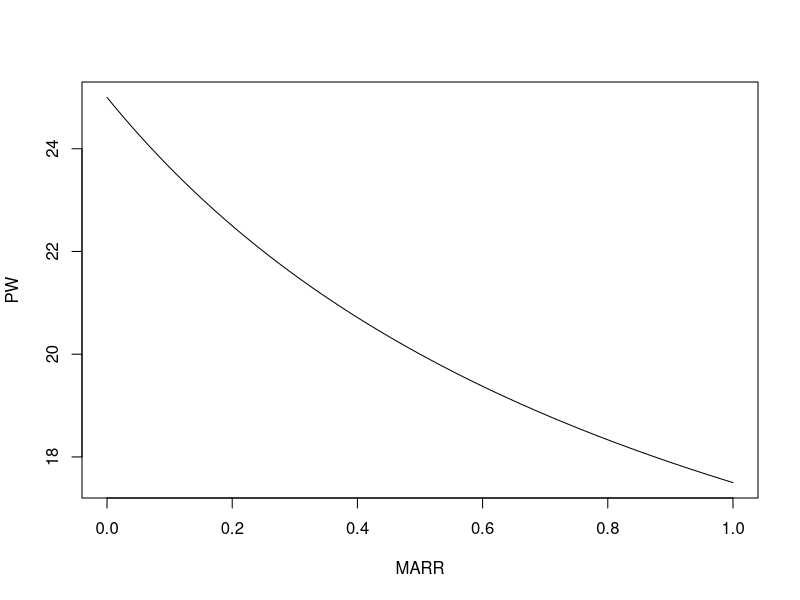
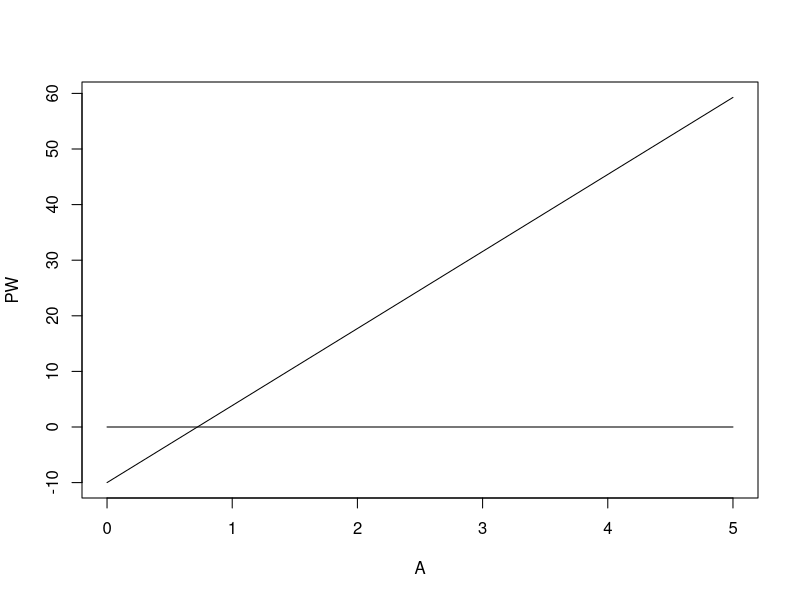
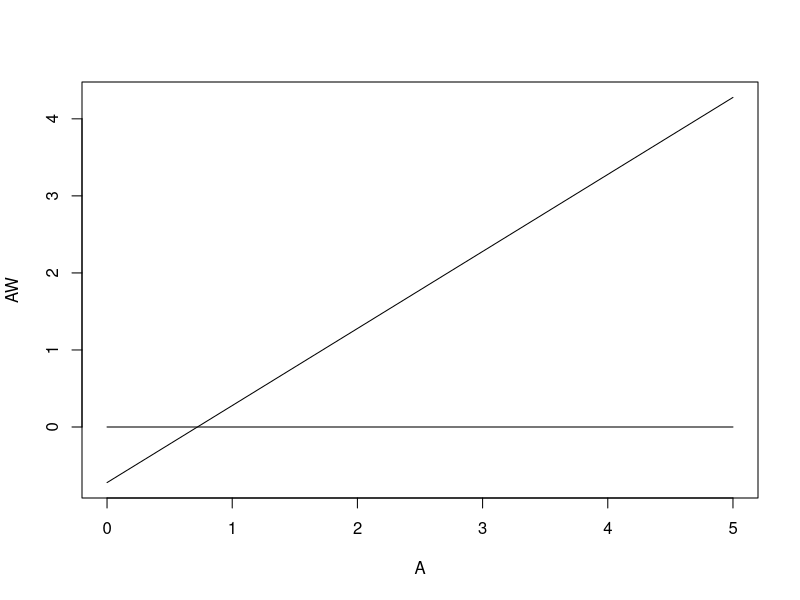
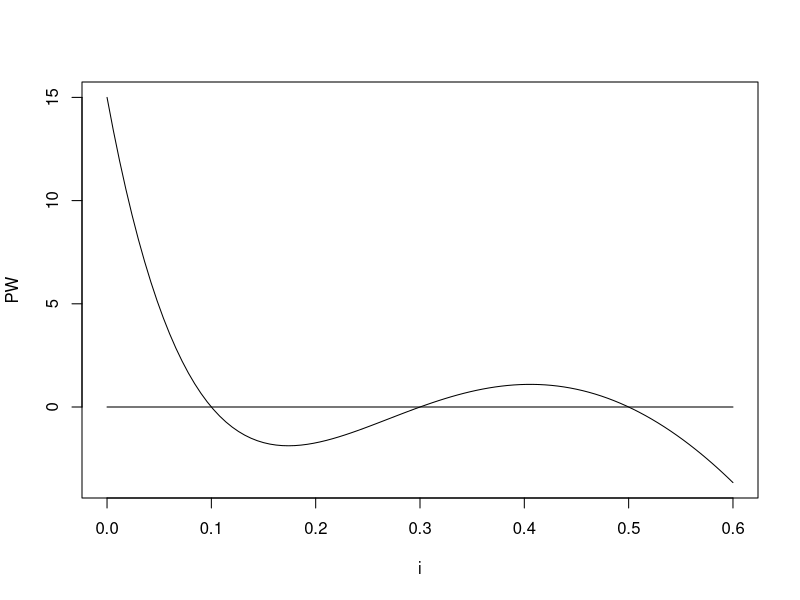
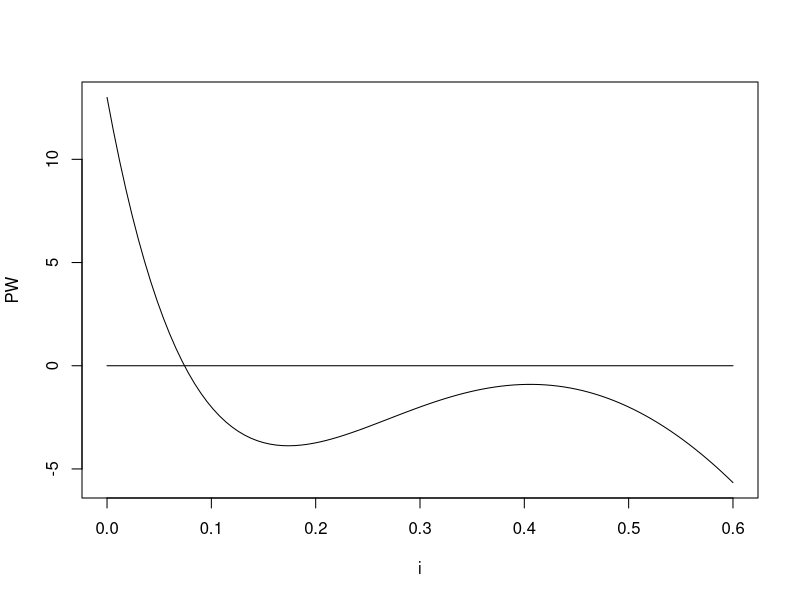
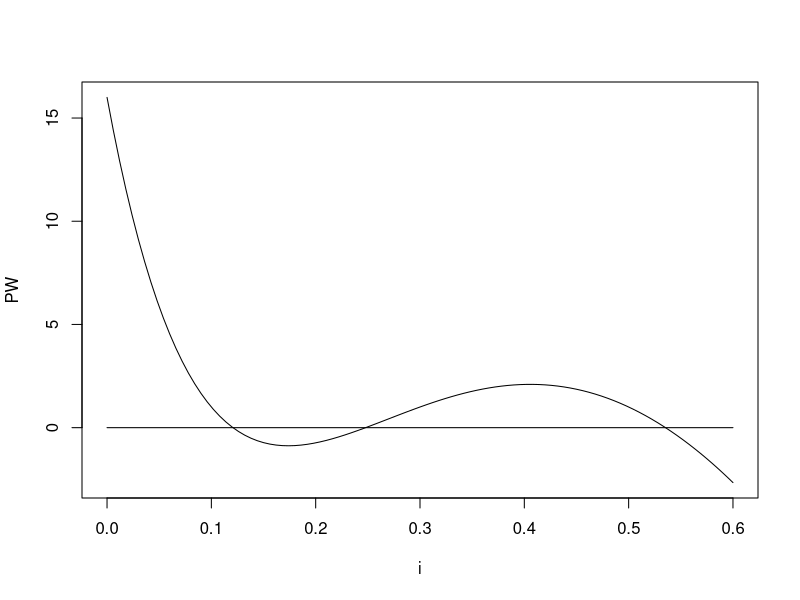
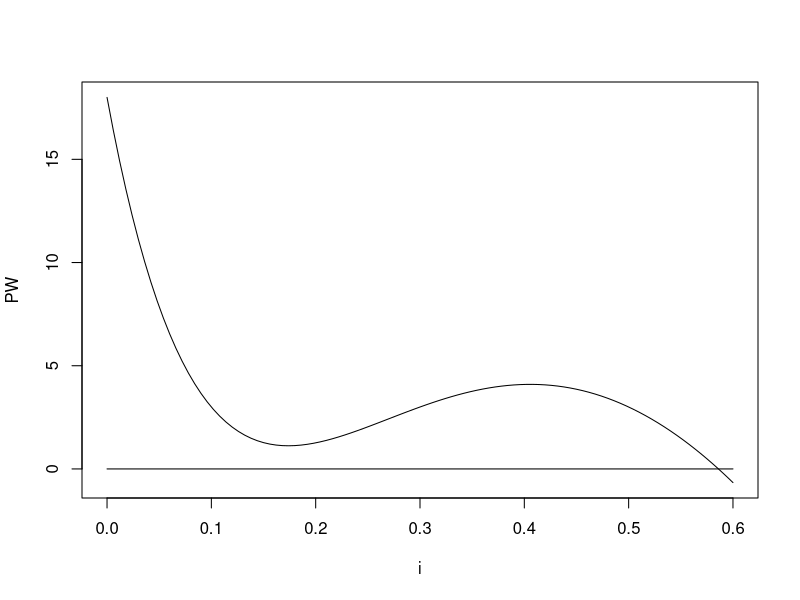
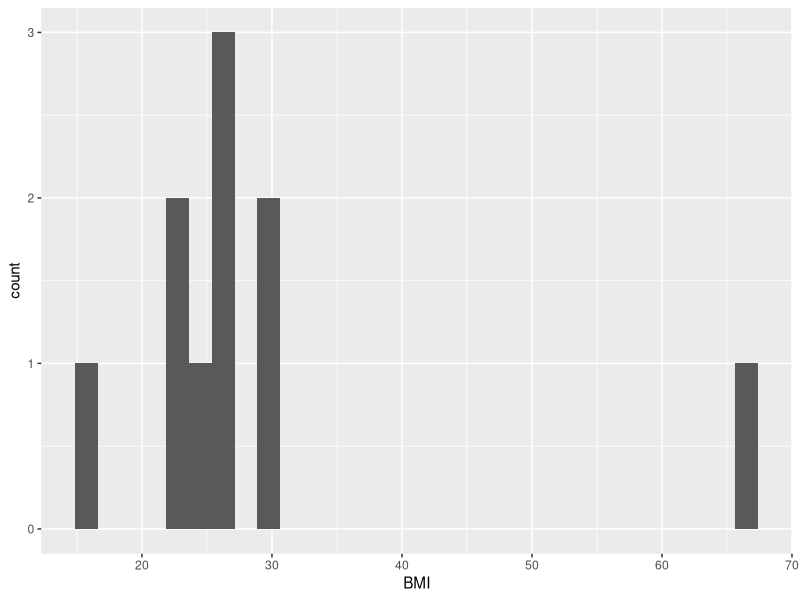

These charts were generated, in order, by the following R code:
## ---- chunk 1
knitr::opts_chunk$set(echo = FALSE)
## ---- chunk 2

curve(+10 + 15 / (1 + x), 0, 1, ylab = "PW", xlab = "MARR"  )
curve(0 * x, 0,1, add = TRUE)

## ---- chunk 3
curve(-10 + x * ((1.1 ^ 10 + 1 ))/(.1 * 1.1 ^ 10), 0, 5, xlab = "A", ylab = "PW")
curve(0 * x, 0, 5, add = TRUE)

PWABreak <- 10 * (.1 * 1.1 ^ 10)/((1.1 ^ 10 + 1 ))
## ---- chunk 4
curve(x - 10 * (.1 * 1.1 ^ 10)/((1.1 ^ 10 + 1 )), 0, 5, xlab = "A", ylab = "AW")
curve(0 * x, 0, 5, add = TRUE)

PWABreak <- 10 * (.1 * 1.1 ^ 10)/((1.1 ^ 10 + 1 ))
## ---- chunk 5

curve(-1000 + 3900/(1 + x) - 5030/(1 + x)^2 + 2145/(1 + x)^3, 0, .6, ylab = "PW", xlab="i"  )
curve(0 * x, 0, .6, add = TRUE)

## ---- chunk 6

curve(-1002 + 3900/(1 + x) - 5030/(1 + x)^2 + 2145/(1 + x)^3, 0, .6, ylab = "PW", xlab="i"  )
curve(0 * x, 0, .6, add = TRUE)

## ---- chunk 7

curve(-999 + 3900/(1 + x) - 5030/(1 + x)^2 + 2145/(1 + x)^3, 0, .6, ylab = "PW", xlab="i"  )
curve(0 * x, 0, .6, add = TRUE)

## ---- chunk 8

curve(-997 + 3900/(1 + x) - 5030/(1 + x)^2 + 2145/(1 + x)^3, 0, .6, ylab = "PW", xlab="i"  )
curve(0 * x, 0, .6, add = TRUE)

## ---- chunk 9
library(MASS)
library(knitr)
Obs <- as.data.frame(mvrnorm(10, c(1.8,86), matrix(c(.1,.2,.2,5),2,2)))
names(Obs) <- c("Ht", "Wt")
kable(Obs, pad = 0)
## ---- chunk 10
library(dplyr)
Obs <- Obs %>% mutate(BMI = Wt/(Ht ^ 2)) 

## ---- chunk 11
library(dplyr)
library(ggplot2)
Obs %>%  ggplot(aes(BMI)) + geom_histogram()

## ---- chunk 12
kable(var(cbind(Obs$Ht,Obs$Wt)))

## ---- chunk 13

SimObs <- as.data.frame(mvrnorm(1000, colMeans(cbind(Obs$Ht, Obs$Wt)), var(cbind(Obs$Ht, Obs$Wt))))
names(SimObs) <- c("Ht", "Wt")
SimObs <- SimObs %>% mutate(BMI = Wt/(Ht ^ 2)) 

SimObs %>% ggplot(aes(BMI)) + geom_histogram()
